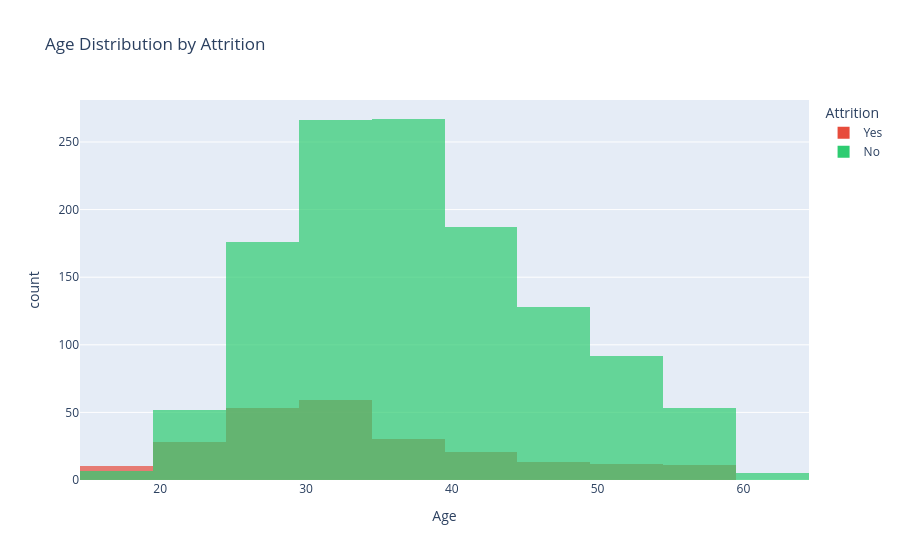

The cell this chart's notebook holds for it:
### Markdown cell above
### 4.7 Age Distribution by Attrition

### Code cell
fig = px.histogram(df_clean, x='Age', color='Attrition', barmode='overlay', nbins=20,
                   title='Age Distribution by Attrition',
                   color_discrete_map={'Yes': '#e74c3c', 'No': '#2ecc71'}, opacity=0.7)
fig.show()

### Figure 1 — Plotly figure (JSON) as saved in the notebook; plotly's stock layout.template omitted (floating-point values rounded to 4 significant figures; data arrays with more than 128 entries replaced by an {"elided": "..."} marker saying what was removed)
{"data": [{"bingroup": "x", "hovertemplate": "Attrition=Yes<br>Age=%{x}<br>count=%{y}<extra></extra>", "legendgroup": "Yes", "marker": {"color": "#e74c3c", "opacity": 0.7, "pattern": {"shape": ""}}, "name": "Yes", "nbinsx": 20, "orientation": "v", "showlegend": true, "type": "histogram", "x": {"elided": "237 int values"}, "xaxis": "x", "yaxis": "y"}, {"bingroup": "x", "hovertemplate": "Attrition=No<br>Age=%{x}<br>count=%{y}<extra></extra>", "legendgroup": "No", "marker": {"color": "#2ecc71", "opacity": 0.7, "pattern": {"shape": ""}}, "name": "No", "nbinsx": 20, "orientation": "v", "showlegend": true, "type": "histogram", "x": {"elided": "1233 int values"}, "xaxis": "x", "yaxis": "y"}], "layout": {"barmode": "overlay", "legend": {"title": {"text": "Attrition"}, "tracegroupgap": 0}, "title": {"text": "Age Distribution by Attrition"}, "xaxis": {"anchor": "y", "domain": [0, 1], "title": {"text": "Age"}}, "yaxis": {"anchor": "x", "domain": [0, 1], "title": {"text": "count"}}}}
